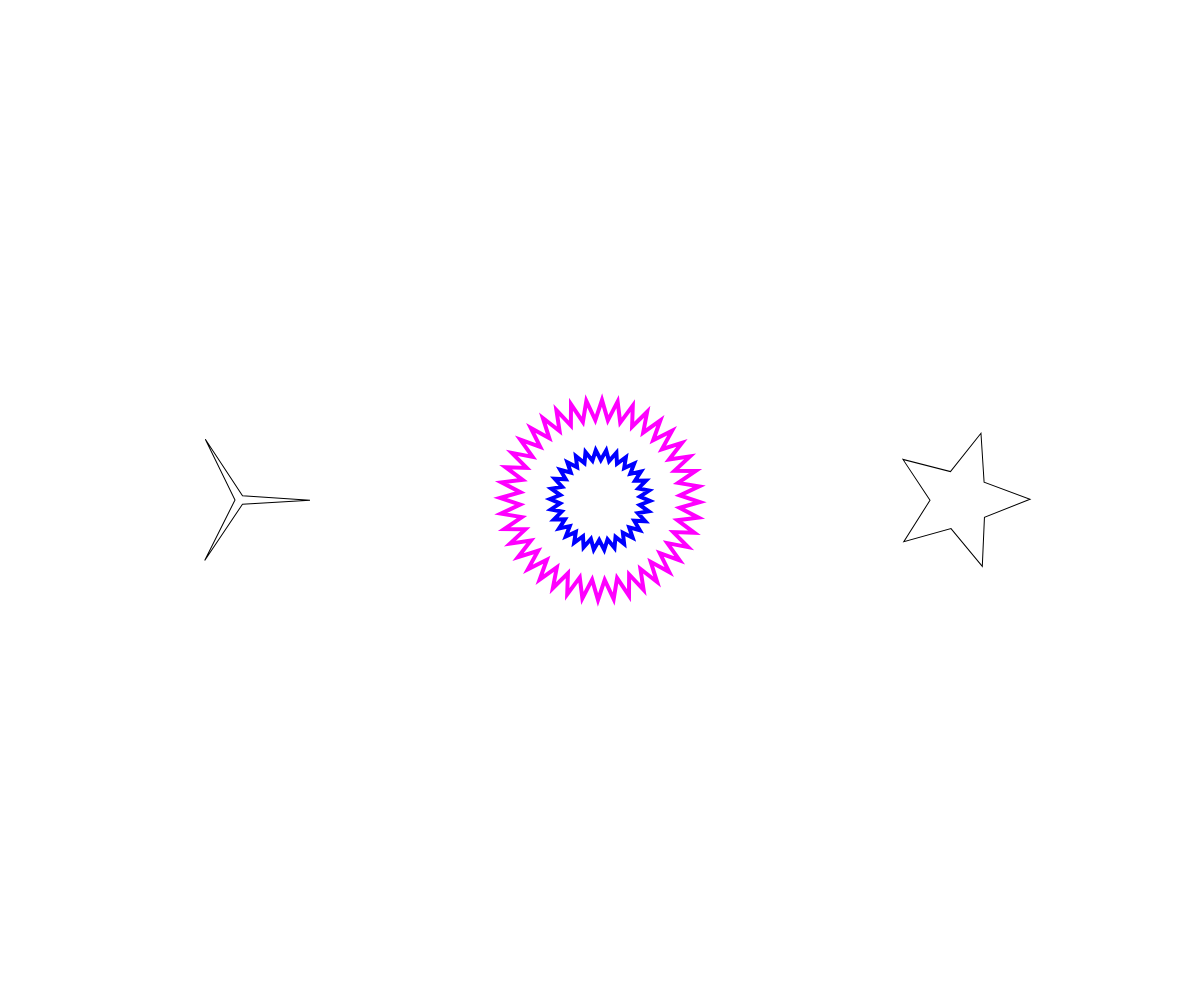
Frame 1 (no input)
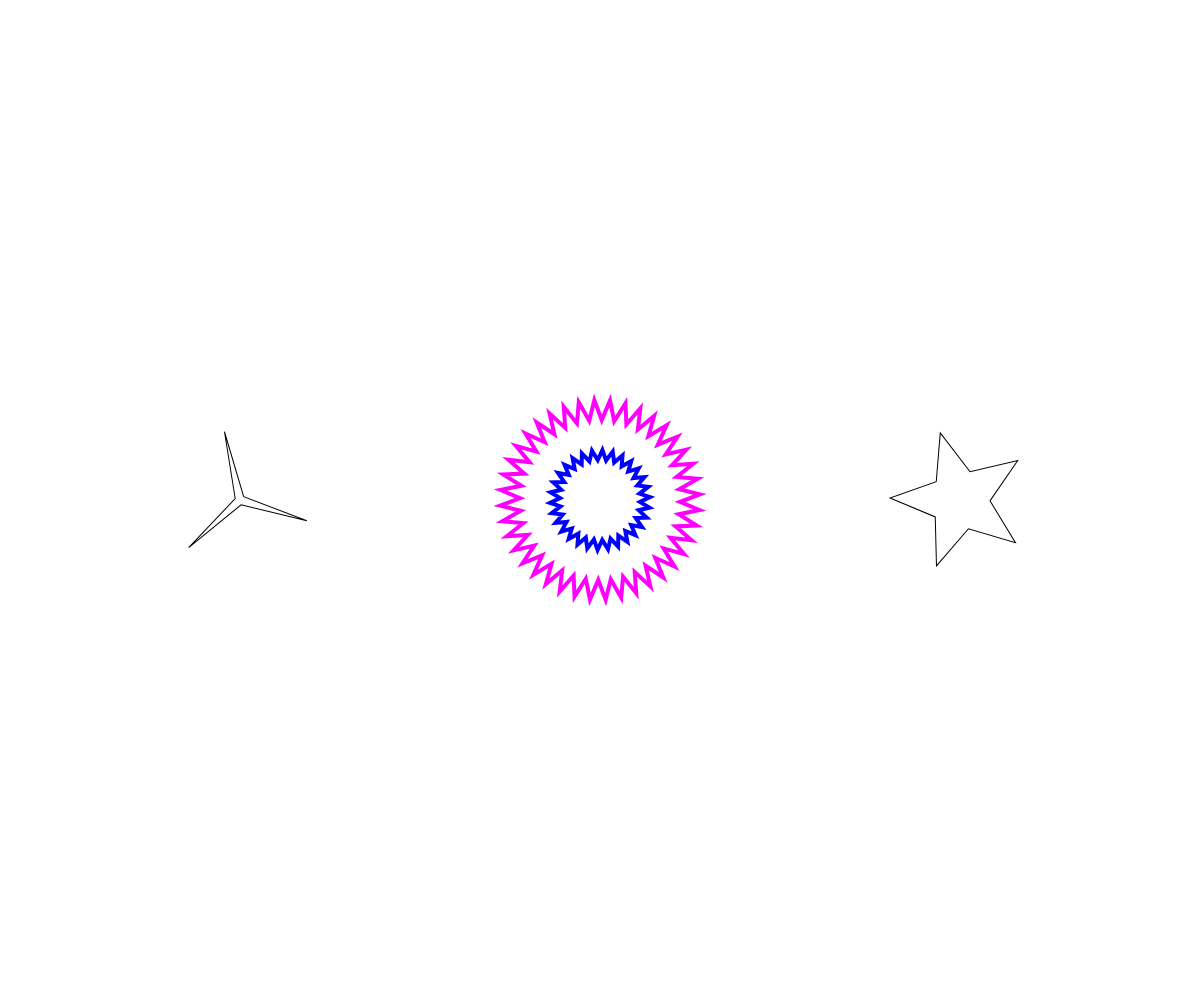
Frame 60 (no input)
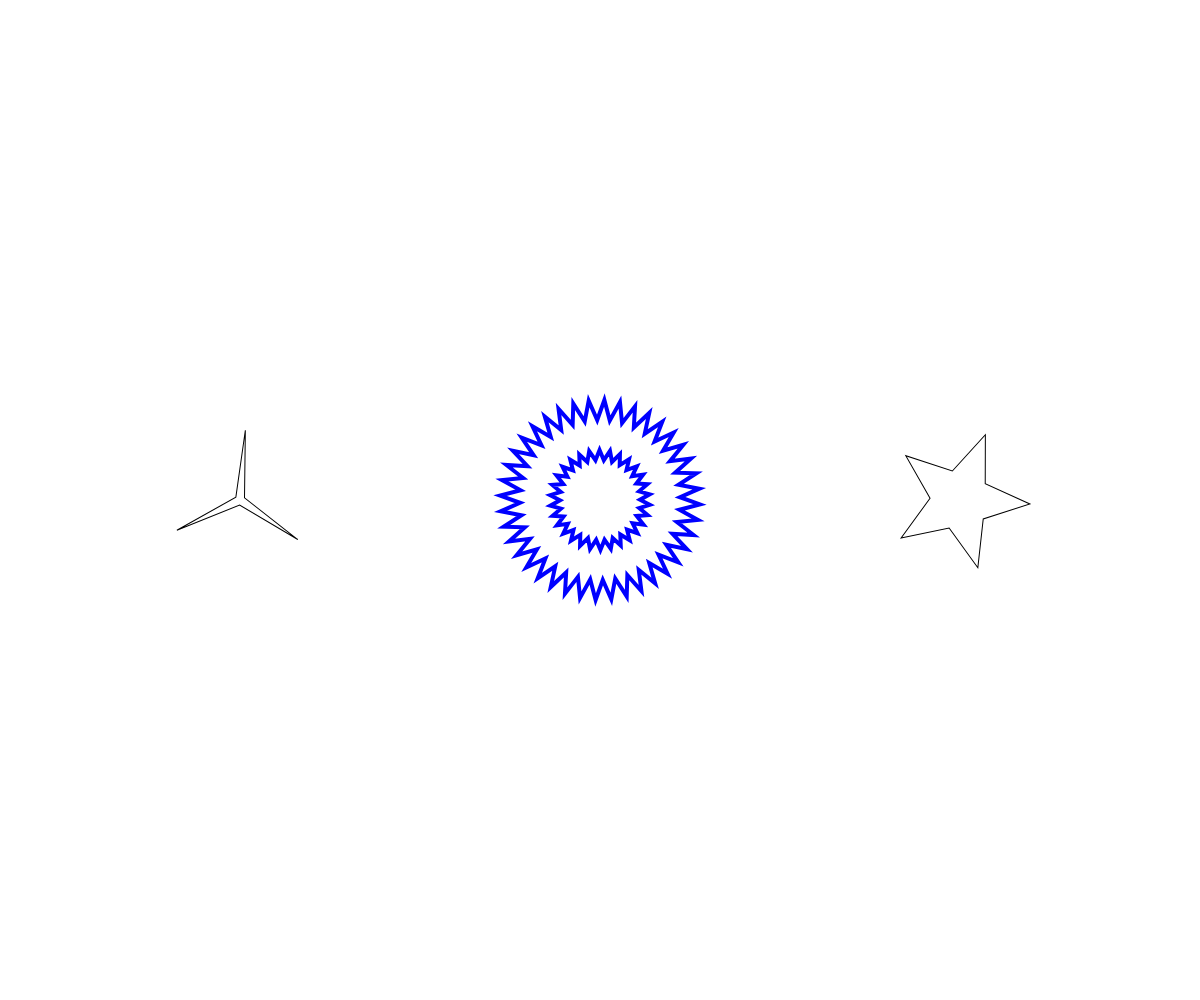
Frame 120 (the mouse pressed at the canvas centre since frame 60)

The p5.js sketch that drew these frames (run headless with seeded random() and noise() and a simulated clock; from frame 60 on, the mouse is pressed at the canvas centre):

// p5.js sketch
// ── sketch.js
let value = 255;

function setup() {
  createCanvas(windowWidth, windowHeight);
}

function draw() {
  clear();

  //1 left
  push();
  translate(width * 0.2, height * 0.5);
  rotate(frameCount / 200.0);
  star(0, 0, 5, 70, 3);
  pop();

  //2-1 middle Big
  push();
  strokeWeight(4);
  stroke(value,0,255);
  translate(width * 0.5, height * 0.5);
  rotate(frameCount / 50.0);
  star(0, 0, 80, 100, 40);
  pop();

  //2-2 middle small
  push();
  strokeWeight(4);
  stroke(0,0,255);
  translate(width * 0.5, height * 0.5);
  rotate(frameCount / 50.0);
  star(0, 0, 40, 50, 30);
  pop();

  //3 right
  push();
  translate(width * 0.8, height * 0.5);
  rotate(frameCount / -100.0);
  star(0, 0, 30, 70, 5);
  pop();
}

function star(x, y, radius1, radius2, npoints) {
  let angle = TWO_PI / npoints;
  let halfAngle = angle / 2.0;
  beginShape();
  for (let a = 0; a < TWO_PI; a += angle) {
    let sx = x + cos(a) * radius2;
    let sy = y + sin(a) * radius2;
    vertex(sx, sy);
    sx = x + cos(a + halfAngle) * radius1;
    sy = y + sin(a + halfAngle) * radius1;
    vertex(sx, sy);
  }
  endShape(CLOSE);
}


function mousePressed(){
  if (value === 255 && mouseX > width * 0.5 - 100 && mouseX < width * 0.5 + 100 && mouseY > height * 0.5 - 100 && mouseY< height * 0.5 + 100){
    value = 0;
  } else if(value === 0 && mouseX > width * 0.5 - 100 && mouseX < width * 0.5 + 100 && mouseY > height * 0.5 - 100 && mouseY< height * 0.5 + 100){
    value = 255;
  }
}
